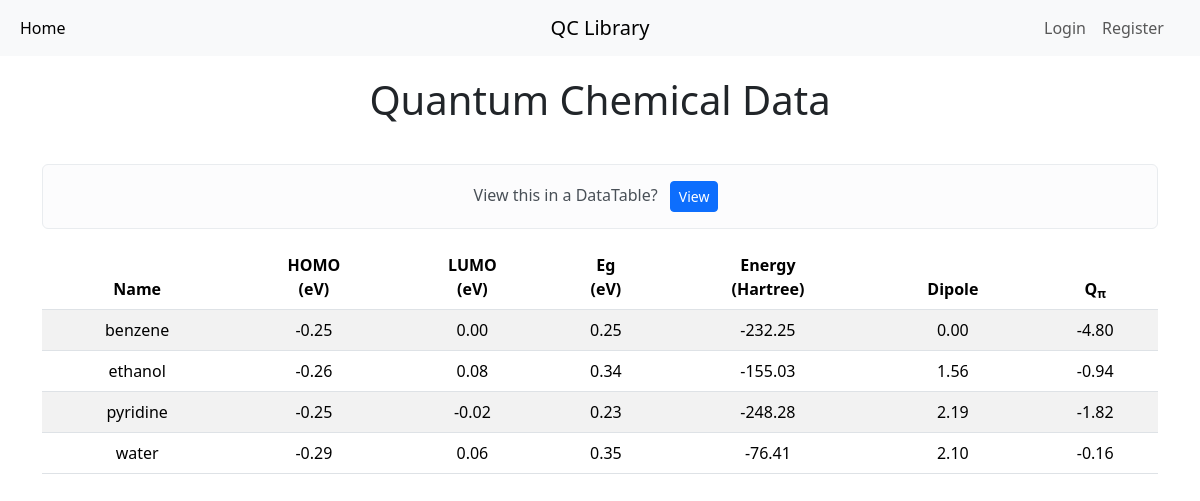
Before: / with the older database file.
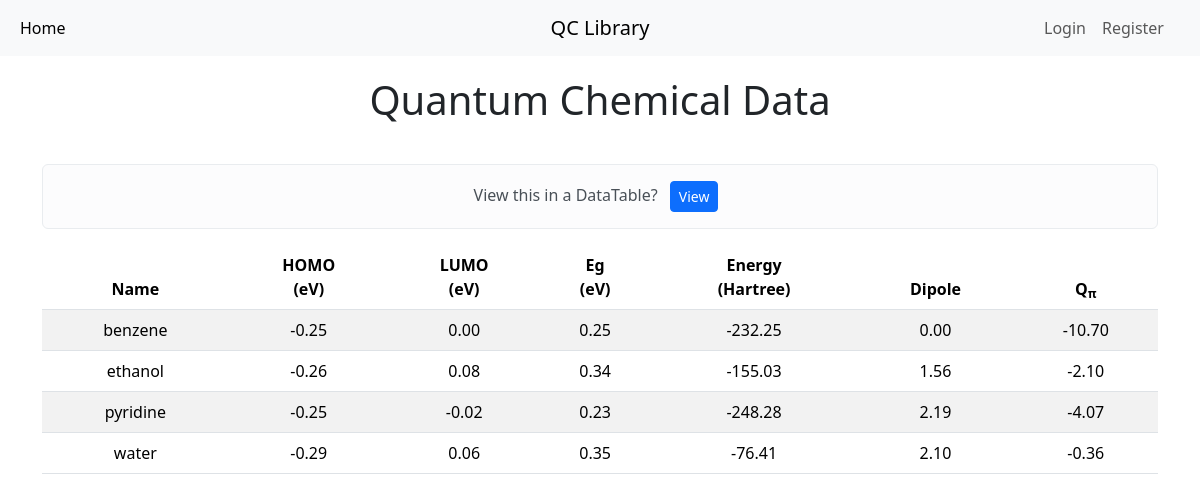
After: the same page with the newer database file.
### main.py (models this page shows)
class QC_data(db.Model):
    __tablename__ = "data"
    id: Mapped[int] = mapped_column(Integer, primary_key=True)
    qc_name: Mapped[str] = mapped_column(String(250), unique=True, nullable=False)
    HOMO: Mapped[Decimal] = mapped_column(Numeric(5, 2), nullable=False)
    LUMO: Mapped[Decimal] = mapped_column(Numeric(5, 2), nullable=False)
    Eg: Mapped[Decimal] = mapped_column(Numeric(5, 2), nullable=False)
    Energy: Mapped[Decimal] = mapped_column(Numeric(5, 2), nullable=False)
    Dipole: Mapped[Decimal] = mapped_column(Numeric(5, 2), nullable=False)
    Quadrupole: Mapped[Decimal] = mapped_column(Numeric(5, 2), nullable=False)

### main.py (the view)
@app.route("/")
def home():
    result = db.session.execute(db.select(QC_data).order_by(QC_data.qc_name))
    all_data = result.scalars()
    return render_template(
        "index.html", data=all_data, logged_in=current_user.is_authenticated
    )

### templates/index.html (shortened to what this page needs)
{% extends "base.html" %}
{% block content %}
<div class="container justify-content-center">
  <div class="col-auto">
    <h1 class="text-center" style="margin-top: 20px; margin-bottom: 40px;">Quantum Chemical Data</h1>
    {% if data == []: %}
    <p>No data available. Add data below.</p>
    {% else: %}
    <div class="alert alert-light text-center" role="alert">
      View this in a DataTable?
      <a type="button" class="btn btn-primary btn-sm mx-2" href="{{ url_for('dt') }}">View</a>
    </div>
    <table class="table table-striped table-hover table-responsive text-center align-middle">
      <thead>
        <tr>
          <th scope="col">Name</th>
          <th scope="col">HOMO<br>(eV)</th>
          <th scope="col">LUMO<br>(eV)</th>
          <th scope="col">Eg<br>(eV)</th>
          <th scope="col">Energy<br>(Hartree)</th>
          <th scope="col">Dipole</th>
          <th scope="col">Q<sub>&pi;</sub></th>
        </tr>
      </thead>
      <tbody>
        {% for molecule in data %}
        <tr>
          <td scope="row">{{molecule.qc_name}}</td>
          <td scope="row">{{molecule.HOMO}}</td>
          <td scope="row">{{molecule.LUMO}}</td>
          <td scope="row">{{molecule.Eg}}</td>
          <td scope="row">{{molecule.Energy}}</td>
          <td scope="row">{{molecule.Dipole}}</td>
          <td scope="row">{{molecule.Quadrupole}}</td>
        </tr>
        {% endfor %}
      </tbody>
    </table>
    {% endif %}
  </div>
</div>
{% endblock %}

### templates/base.html (shortened to what this page needs)
<!DOCTYPE html>
<html lang="en">
  <head>
    <link href="https://cdn.jsdelivr.net/npm/bootstrap@5.3.3/dist/css/bootstrap.min.css" rel="stylesheet">
  </head>
  <body>
    <nav class="navbar navbar-expand-md navbar-light bg-light">
      <div class="container-fluid">
          <div class="navbar-collapse collapse w-100 order-1 order-md-0 dual-collapse2">
            <div class="collapse navbar-collapse" id="navbarNavAltMarkup">
              <div class="navbar-nav">
                <a class="nav-link active" aria-current="page" href="{{ url_for('home') }}">Home</a>
              </div>
            </div>
          </div>
          <div class="mx-auto order-0">
              <a class="navbar-brand mx-auto" href="{{ url_for('home') }}">QC Library</a>
          </div>
          <div class="navbar-collapse collapse w-100 order-3 dual-collapse2">
            <div class="navbar-nav ms-auto">
              {% if not current_user.is_authenticated: %}
              <a class="nav-link" href="{{ url_for('login') }}">Login</a>
              <a class="nav-link" href="{{ url_for('register') }}">Register</a>
              {% endif %}
              <a class="nav-link">{{current_user.name}}</a>
              </div>
        </div>
      </div>
    </nav>
  {% block content %}
  {% endblock %}
  </body>
</html>

Changed rows visible on the page:
changed QC_data "benzene": Quadrupole "-4.80" → "-10.70"
changed QC_data "ethanol": Quadrupole "-0.94" → "-2.10"
changed QC_data "pyridine": Quadrupole "-1.82" → "-4.07"
changed QC_data "water": Quadrupole "-0.16" → "-0.36"
